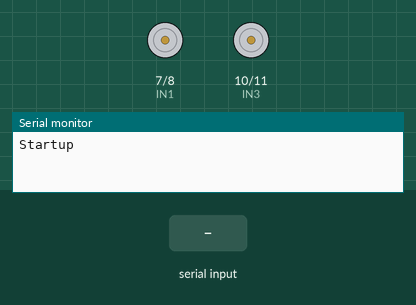
Simulated run of this sketch. Board: Arduino Uno, built with avr-gcc and run on an emulated ATmega328P. Parts: motor-driver pin pairs drawn as motors (green arrow = first pin HIGH = forward, orange = second pin HIGH = backward, longer = more drive), the last lines printed to the serial monitor. The inputs (shaded band) are chosen by the test bench.

Above: at 1.2 s.
1.3 s: "f" received over Serial
At 2.7 s:
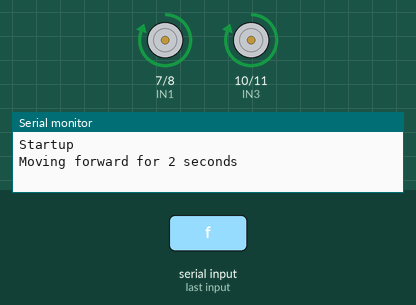
4.3 s: "b" received over Serial
At 5.0 s:
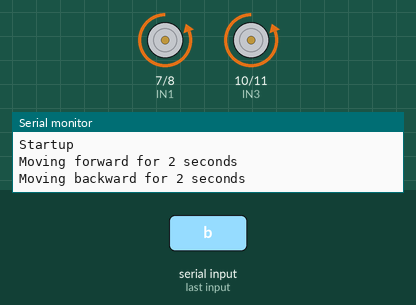
Timing chart, 0 to 7.8 s (numbered marks = the images above; inputs shaded):
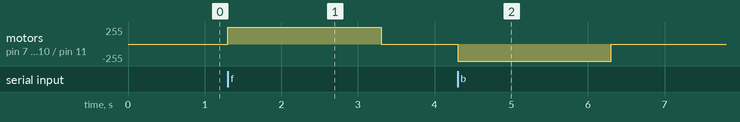

Measured:
- after the input at 1.3 s, motor on pin 7 (IN1) / pin 8 (IN2), motor on pin 10 (IN3) / pin 11 (IN4): stopped → forward 255/255 at once, → stopped 2.0 s later
- after the input at 4.3 s, motor on pin 7 (IN1) / pin 8 (IN2), motor on pin 10 (IN3) / pin 11 (IN4): stopped → backward 255/255 at once, → stopped 2.0 s later

The sketch:

robot.ino
```cpp
// Motor A
int IN1 = 7;
int IN2 = 8;

// Motor B
int IN3 = 10;
int IN4 = 11;

void stop() {
  // Motor A
  digitalWrite(IN1, LOW);
  digitalWrite(IN2, LOW);

  // Motor B
  digitalWrite(IN3, LOW);
  digitalWrite(IN4, LOW);
}

void forward() {
  // Motor A
  digitalWrite(IN1, HIGH);
  digitalWrite(IN2, LOW);

  // Motor B
  digitalWrite(IN3, HIGH);
  digitalWrite(IN4, LOW);
}

void backward() {
  // Motor A
  digitalWrite(IN1, LOW);
  digitalWrite(IN2, HIGH);

  // Motor B
  digitalWrite(IN3, LOW);
  digitalWrite(IN4, HIGH);
}

void setup() {
  Serial.begin(19200);
  pinMode(IN1, OUTPUT);
  pinMode(IN2, OUTPUT);
  pinMode(IN3, OUTPUT);
  pinMode(IN4, OUTPUT);
  stop();
  Serial.println("Startup");
}

void loop() {
  char c = Serial.read();

  if (c == 'f') {
    Serial.println("Moving forward for 2 seconds");
    forward();
    delay(2000);
    stop();
  }

  if (c == 'b') {
    Serial.println("Moving backward for 2 seconds");
    backward();
    delay(2000);
    stop();
  }

}
```
